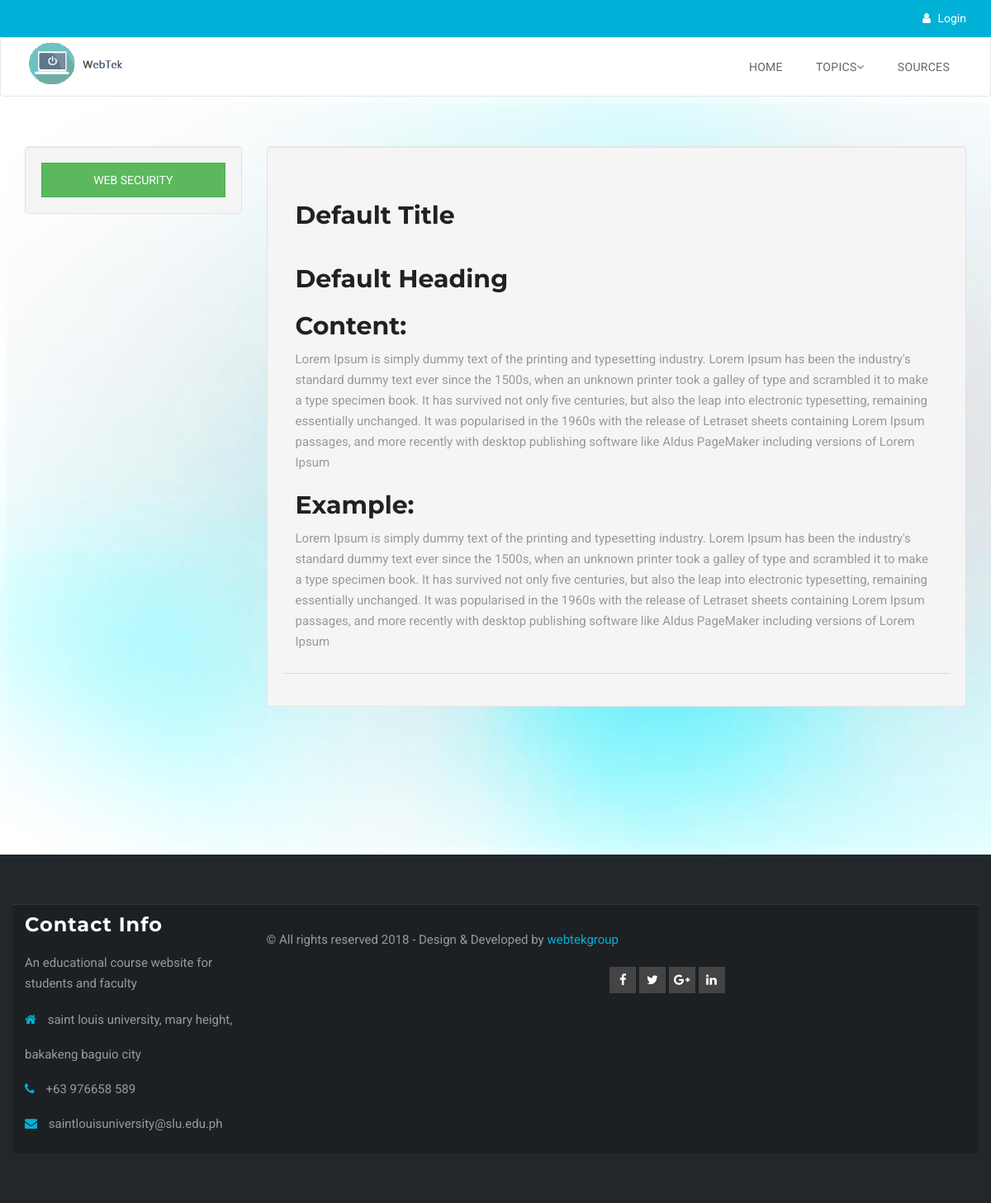
/index.php/welcome/loadWebSecurity, run on an earlier commit of the app's database.
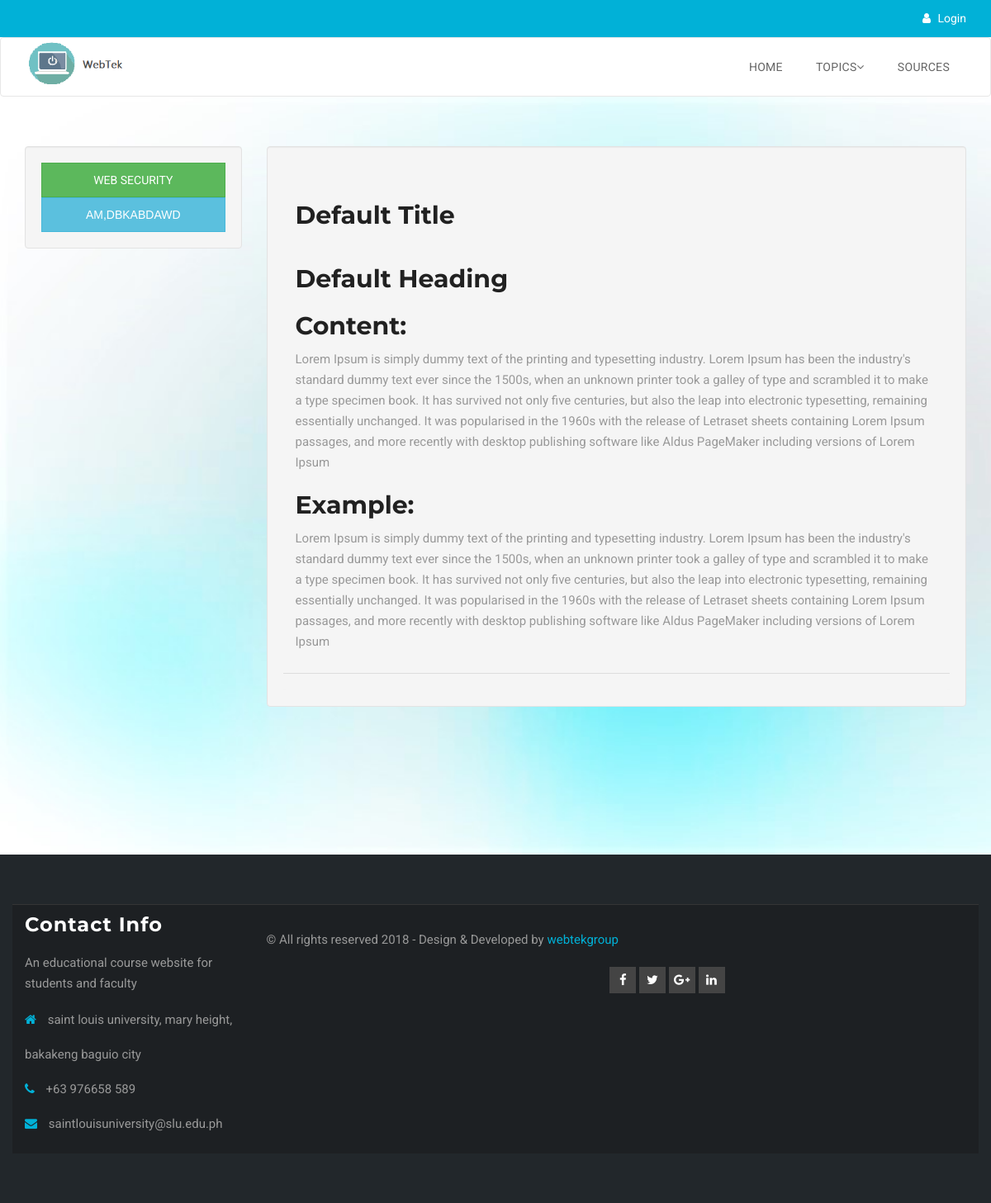
And on a later commit of the database.
### tables this page shows
CREATE TABLE IF NOT EXISTS `content` (
  `contentID` int(10) NOT NULL AUTO_INCREMENT,
  `topic` varchar(50) DEFAULT NULL,
  `title` text,
  `heading` text,
  `body` text,
  `sample` text,
  `instructor` int(10) NOT NULL,
  PRIMARY KEY (`contentID`),
  KEY `content_pusher` (`instructor`)
);

### application/controllers/Welcome.php (called while the page is built, shortened)
<?php
class Welcome extends CI_Controller {
	public function __construct()
	{
		$this->load->helper('url');
		$this->load->library('session');
		$this->load->model('session_model');
		$this->load->model('user_model');
		$this->load->helper('form');
		$this->load->library('form_validation');
	}
	public function loadWebSecurity()
	{
		$data['session'] = $this->session_model->sessionCheck();
		$topicName = "websecurity";
		$data['waps'] = $this->user_model->getTopicLessons($topicName);
		$this->load->view('fragments/head.php');
		$this->load->view('fragments/header.php',$data);
		$this->load->view('fragments/scripts.php');
		$this->load->view('webSecurityMainPage.php');
		$this->load->view('fragments/footer.php');
	}
}

### index.php (called while the page is built, shortened)
<?php
require_once BASEPATH.'core/CodeIgniter.php';

### application/models/User_model.php (called while the page is built, shortened)
<?php
	class User_model extends CI_model
	{
		public function getTopicLessons($topic){
			$this->db->select('*');
			$this->db->from('content');
			$this->db->where('topic', $topic);
			$query = $this->db->get();
			return $query->result_array();
		}
	}
?>

### application/views/webSecurityMainPage.php (the view, shortened to what this page needs)
<section class="activity-area section">
    <div class="container">
        <div class="row">
 		<div class="col-lg-3">
 			<div class="well">
 				<a class="btn btn-block btn-success" href="<?php echo base_url('welcome/setWebSecurityLessonID') ?>">Web Security</a>
		<form method="POST" action="<?php echo base_url('welcome/setWebSecurityLessonID') ?>">
			<?php
				foreach ($waps as $wap) {
			?>
				<button type="submit" name="topicContent" value="<?php echo $wap['contentID'] ?>" class="btn btn-block btn-info topicContent"><?php echo $wap['title'] ?></button>
			<?php
				}
			?>
		</form>
 			</div>
 		</div>
 		<div class="col-lg-9">
 			<div class="panel form-horizontal well">
           <div class="panel-body">
           	<?php
           		if ($lessonData) {
           	?>
           		<h1><?php echo $lessonData['title'] ?></h1>
           		<h2><?php echo $lessonData['heading'] ?></h2>
           		<h3>Content:</h3>
           		<p><?php echo $lessonData['body'] ?></p>
           		<h3>Example:</h3>
           		<p><?php echo $lessonData['sample'] ?></p>
           	<?php
           		}else{
           	?>
           	<h1>Default Title</h1>
           	<h2>Default Heading</h2>
			<h3>Content:</h3>
           	<p>Lorem Ipsum is simply dummy text of the printing and typesetting industry. Lorem Ipsum has been the industry's standard dummy text ever since the 1500s, when an unknown printer took a galley of type and scrambled it to make a type specimen book. It has survived not only five centuries, but also the leap into electronic typesetting, remaining essentially unchanged. It was popularised in the 1960s with the release of Letraset sheets containing Lorem Ipsum passages, and more recently with desktop publishing software like Aldus PageMaker including versions of Lorem Ipsum</p>
           	<h3>Example:</h3>
           	<p>Lorem Ipsum is simply dummy text of the printing and typesetting industry. Lorem Ipsum has been the industry's standard dummy text ever since the 1500s, when an unknown printer took a galley of type and scrambled it to make a type specimen book. It has survived not only five centuries, but also the leap into electronic typesetting, remaining essentially unchanged. It was popularised in the 1960s with the release of Letraset sheets containing Lorem Ipsum passages, and more recently with desktop publishing software like Aldus PageMaker including versions of Lorem Ipsum</p>
           	<?php
            	}
           	?>
           </div>
           <div class="panel-footer">
           </div>
         	</div>
 		</div>
 	</div>
    </div>
</section>

What changed in the data, as far as the page shows it:
added content: $wap['contentID'] 5 (drawn), title "AM,DBKABDAWD"
